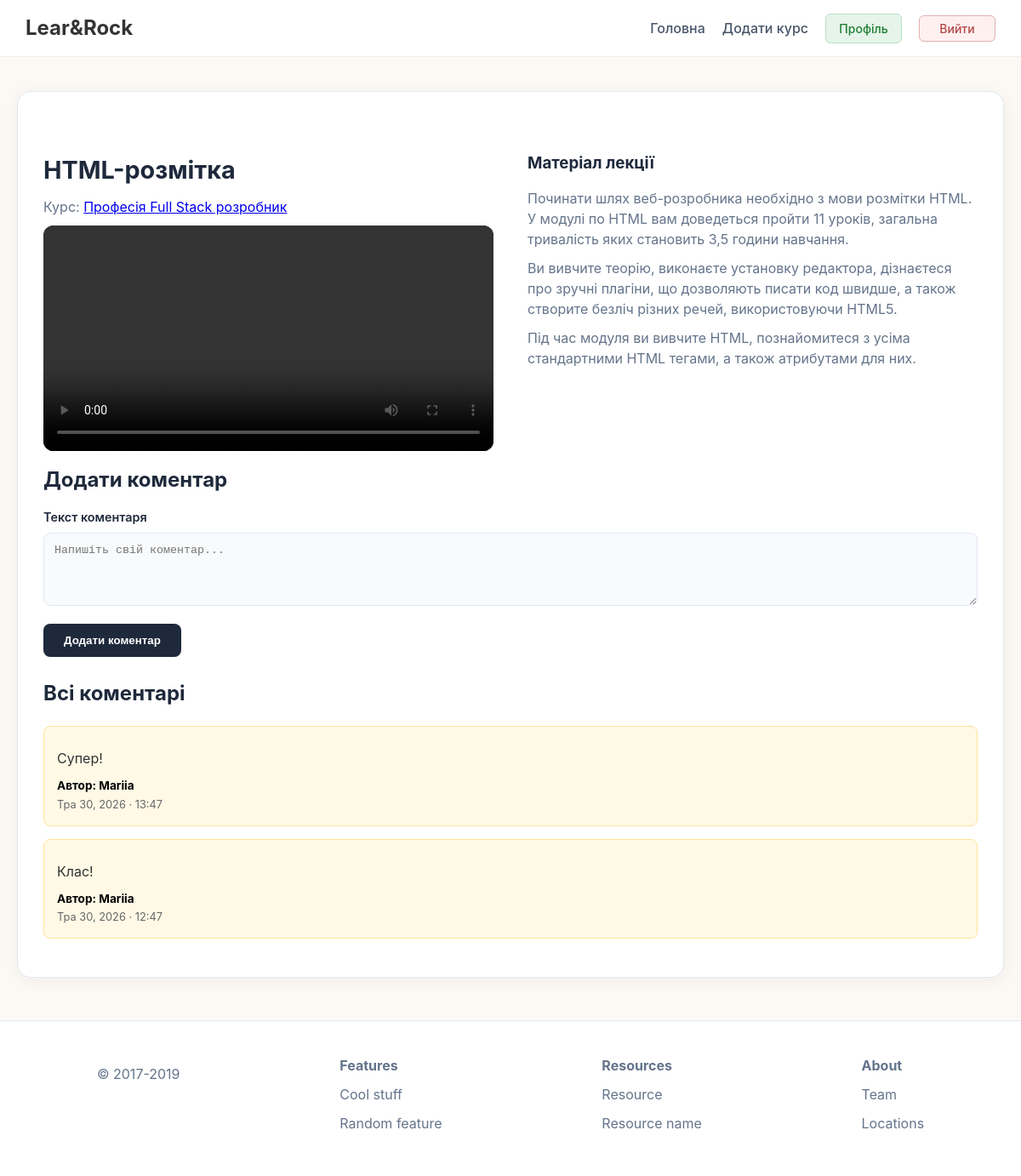
Screenshot of /course/full_stack/lesson/html/ (signed in) with the database file from the repository.
### courses/models.py (models this page shows, shortened)
class Lesson(models.Model):
    course = models.ForeignKey(Course, on_delete=models.CASCADE, related_name='lessons')
    title = models.CharField(max_length=200)
    slug = models.SlugField()
    video_url = models.URLField(blank=True)
    text = models.TextField(blank=True)
    order = models.PositiveIntegerField(default=0)
    class Meta:
        ordering = ['order']
        unique_together = ('course', 'slug')

class Course(models.Model):
    title = models.CharField(max_length=200, verbose_name="Назва курсу")
    slug = models.SlugField(unique=True, verbose_name="URL адреса")
    description = models.TextField(verbose_name="Опис курсу", blank=True)
    image = models.ImageField(upload_to='courses/', blank=True, null=True, verbose_name="Зображення курсу")
    def get_absolute_url(self):
        return reverse('course_detail', kwargs={'slug': self.slug})

class Comment(models.Model):
    user = models.ForeignKey(User, on_delete=models.CASCADE, related_name='comments')
    lesson = models.ForeignKey('Lesson', on_delete=models.CASCADE, related_name='comments')
    text = models.TextField(verbose_name="Текст коментаря")
    created_at = models.DateTimeField(auto_now_add=True, verbose_name="Дата створення")
    class Meta:
        ordering = ['-created_at']

### courses/views.py (the view, shortened to what this page needs)
# urls.py: path('course/<slug:slug>/lesson/<slug:lesson_slug>/', views.LessonDetailPage.as_view(), name='lesson_detail'),
class LessonDetailPage(LoginRequiredMixin, DetailView):
    model = Lesson
    template_name = 'courses/lesson_detail.html'
    context_object_name = 'lesson'
    def get_object(self, queryset=None):
        return get_object_or_404(
            Lesson,
            slug=self.kwargs['lesson_slug'],
            course__slug=self.kwargs['slug']
        )
    def get_context_data(self, **kwargs):
        context = super().get_context_data(**kwargs)
        context['comments'] = self.object.comments.select_related('user').all()
        context['form'] = CommentForm(initial={'user': self.request.user, 'lesson': self.object})
        return context

### courses/forms.py
class CommentForm(forms.ModelForm):
    class Meta:
        model = Comment
        fields = ['user', 'lesson', 'text']
        widgets = {
            'user': forms.HiddenInput(),
            'lesson': forms.HiddenInput(),
            'text': forms.Textarea(attrs={
                'rows': 4,
                'placeholder': 'Напишіть свій коментар...',
                'class': 'comment-textarea',
            }),
        }

### courses/templates/courses/lesson_detail.html (shortened to what this page needs)
{% extends "courses/base.html" %}
{% load static %}
{% block content %}
<div class="card">
    <div class="page-grid">
        <div>
            <header class="lesson-header">
                <h1>{{ lesson.title }}</h1>
                <p>Курс: <a href="{{ lesson.course.get_absolute_url }}">{{ lesson.course.title }}</a></p>
            </header>
            {% if lesson.video_url %}
            <section class="lesson-video">
                <video controls src="{{ lesson.video_url }}"></video>
            </section>
            {% endif %}
        </div>
        <section class="lesson-body">
            <h3>Матеріал лекції</h3>
            <p>{{ lesson.text|linebreaks }}</p>
        </section>
    </div>
    <section class="comment-section">
        <h2 class="section-heading">Додати коментар</h2>
        {% if user.is_authenticated %}
        <form method="post" class="comment-form" novalidate>
            <div class="field-group">
                <label for="{{ form.text.id_for_label }}">{{ form.text.label }}</label>
                {{ form.text }}
            </div>
            <button type="submit" class="btn-submit">Додати коментар</button>
        </form>
        {% else %}
        <p class="login-notice">
            <a href="{% url 'login' %}?next={{ request.path }}">Увійти</a>, щоб залишити коментар.
        </p>
        {% endif %}
        <h2 class="section-heading comments-list-heading">Всі коментарі</h2>
        {% if comments %}
        <ul class="comment-list">
            {% for comment in comments %}
            <li class="comment-card">
                <p class="comment-text"> {{ comment.text }}</p>
                <span class="comment-author">Автор: {{ comment.user.username }}</span>
                <time class="comment-date" datetime="{{ comment.created_at|date:'c' }}">
                    {{ comment.created_at|date:"M j, Y · H:i" }}
                </time>
            </li>
            {% endfor %}
        </ul>
        {% else %}
        <p class="no-comments">Коментарів поки що немає. Будьте першим!</p>
        {% endif %}
    </section>
</div>
{% endblock %}

### courses/static/courses/css/style.css (style rules this page uses)
:root { --bg-main: #fcf9f5; --bg-nav: #ffffff; --bg-card: #ffffff; --text-primary: #1e293b; --text-muted: #64748b; --accent: #2563eb; --accent-hover: #1d4ed8; --border-color: #e2e8f0; --error-color: #ef4444; --shadow-sm: 0 1px 3px rgba(0,0,0,0.05); --shadow-md: 0 4px 20px rgba(15, 23, 42, 0.05); }
* { box-sizing: border-box; margin: 0; padding: 0; }
body { font-family: 'Inter', -apple-system, sans-serif; background-color: var(--bg-main); color: var(--text-primary); line-height: 1.5; display: flex; flex-direction: column; min-height: 100vh; }
.btn-custom, .btn-submit, .btn, .btn-view { background-color: var(--text-primary); color: #fff; border: none; padding: 12px 24px; border-radius: 8px; cursor: pointer; font-weight: 600; transition: background 0.2s; text-decoration: none; display: inline-block; text-align: center; margin-top: 15px; margin-bottom: 15px; }
.card, .course-container { background: var(--bg-card); border: 1px solid var(--border-color); border-radius: 16px; padding: 30px; box-shadow: var(--shadow-md); margin-bottom: 10px; }
h1 { font-size: 1.8rem; margin-bottom: 10px; margin-top: 10px; }
h2 { margin-bottom: 15px; margin-top: 10px; }
h3 { margin-bottom: 15px; margin-top: 10px; }
p { color: var(--text-muted); margin-bottom: 10px; margin-top: 10px; }
label { display: block; font-weight: 600; font-size: 0.9rem; margin-bottom: 8px; }
input[type="text"], input[type="file"], textarea, select { width: 100%; padding: 12px; border: 1px solid var(--border-color); border-radius: 8px; background-color: #f8fafc; transition: all 0.2s; }
.page-grid { display: grid; grid-template-columns: 1fr 1fr; gap: 40px; margin-top: 30px; }
.lesson-video video { width: 100%; border-radius: 12px; background: #000; }
.comment-list { list-style: none; padding: 0; margin-top: 20px; }
.comment-card { background-color: #fff9e6; border: 1px solid #ffe599; border-radius: 8px; padding: 15px; margin-bottom: 15px; }
.comment-text { font-size: 1rem; color: #333; margin-bottom: 10px; display: block; }
.comment-author { display: block; font-weight: bold; font-size: 0.85rem; color: #000; }
.comment-date { display: block; font-size: 0.8rem; color: #666; margin-top: 2px; }

### rows the page displays
Lesson: title "HTML-розмітка", course "Професія Full Stack розробник", text "Починати шлях веб-розробника необхідно з мови розмітки HTML. У модулі по HTML вам доведеться пройти 11 уроків, загальна тривалість яких становить 3,5 години навчання. Ви вивчите теорію, виконаєте установку редактора, дізнаєтеся про зручні плагіни, що дозволяють писати код швидше, а також створите безліч різних речей, використовуючи HTML5. Під час модуля ви вивчите HTML, познайомитеся з усіма стандартними HTML тегами, а також атрибутами для них."
Comment: text "Супер!", user.username "Mariia", created_at "Тра 30, 2026 · 13:47"
Comment: text "Клас!", user.username "Mariia", created_at "Тра 30, 2026 · 12:47"
